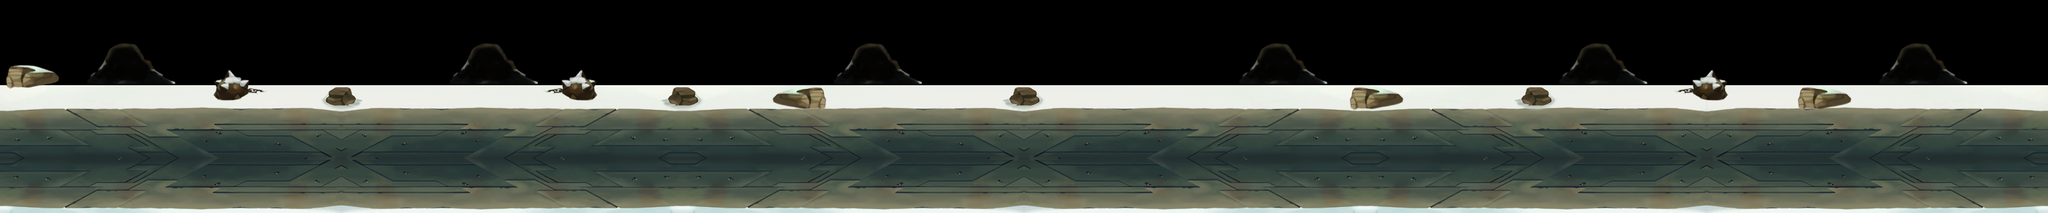

A level layout from a 2D game, rendered from its tile map. Below: a short description, then the map file with tile-grid data replaced by summaries:
An orthogonal 96x10 tile map with 32x32 px tiles, 2 tile layers (floor, 块层 2) and 12 objects (SpawnPoint01, SpawnPoint02, SpawnPoint03, SpawnPoint04, SpawnPoint05, ...).

<map version="1.0" orientation="orthogonal" width="96" height="10" tilewidth="32" tileheight="32">
 <tileset firstgid="1" name="tile5" tilewidth="32" tileheight="32">
  <image source="tile5.png" width="256" height="1024" />
 </tileset>
 <layer name="floor" width="96" height="10">
  <data>[960 cells, 576 non-empty, 96 distinct tile ids]</data>
 </layer>
 <objectgroup name="object" width="96" height="10">
  <object name="SpawnPoint01" x="352" y="160" width="32" height="32" />
  <object name="SpawnPoint02" x="352" y="256" width="32" height="32" />
  <object name="SpawnPoint03" x="304" y="208" width="32" height="32" />
  <object name="SpawnPoint04" x="2688" y="160" width="32" height="32" />
  <object name="SpawnPoint05" x="2736" y="208" width="32" height="32" />
  <object name="SpawnPoint06" x="2688" y="256" width="32" height="32" />
 </objectgroup>
 <objectgroup name="meta" width="96" height="10">
  <object name="KonohaTower2" x="1056" y="144" width="96" height="128">
   <properties>
    <property name="Collidable" value="true" />
   </properties>
  </object>
  <object name="KonohaTower1" x="544" y="144" width="96" height="128">
   <properties>
    <property name="Collidable" value="true" />
   </properties>
  </object>
  <object name="KonohaCenter" x="160" y="144" width="96" height="128">
   <properties>
    <property name="Collidable" value="true" />
   </properties>
  </object>
  <object name="AkatsukiTower2" x="1920" y="144" width="96" height="128">
   <properties>
    <property name="Collidable" value="true" />
   </properties>
  </object>
  <object name="AkatsukiTower1" x="2432" y="144" width="96" height="128">
   <properties>
    <property name="Collidable" value="true" />
   </properties>
  </object>
  <object name="AkatsukiCenter" x="2816" y="144" width="96" height="128">
   <properties>
    <property name="Collidable" value="true" />
   </properties>
  </object>
 </objectgroup>
 <layer name="块层 2" width="96" height="10">
  <data>[960 cells, 122 non-empty, 31 distinct tile ids]</data>
 </layer>
</map>